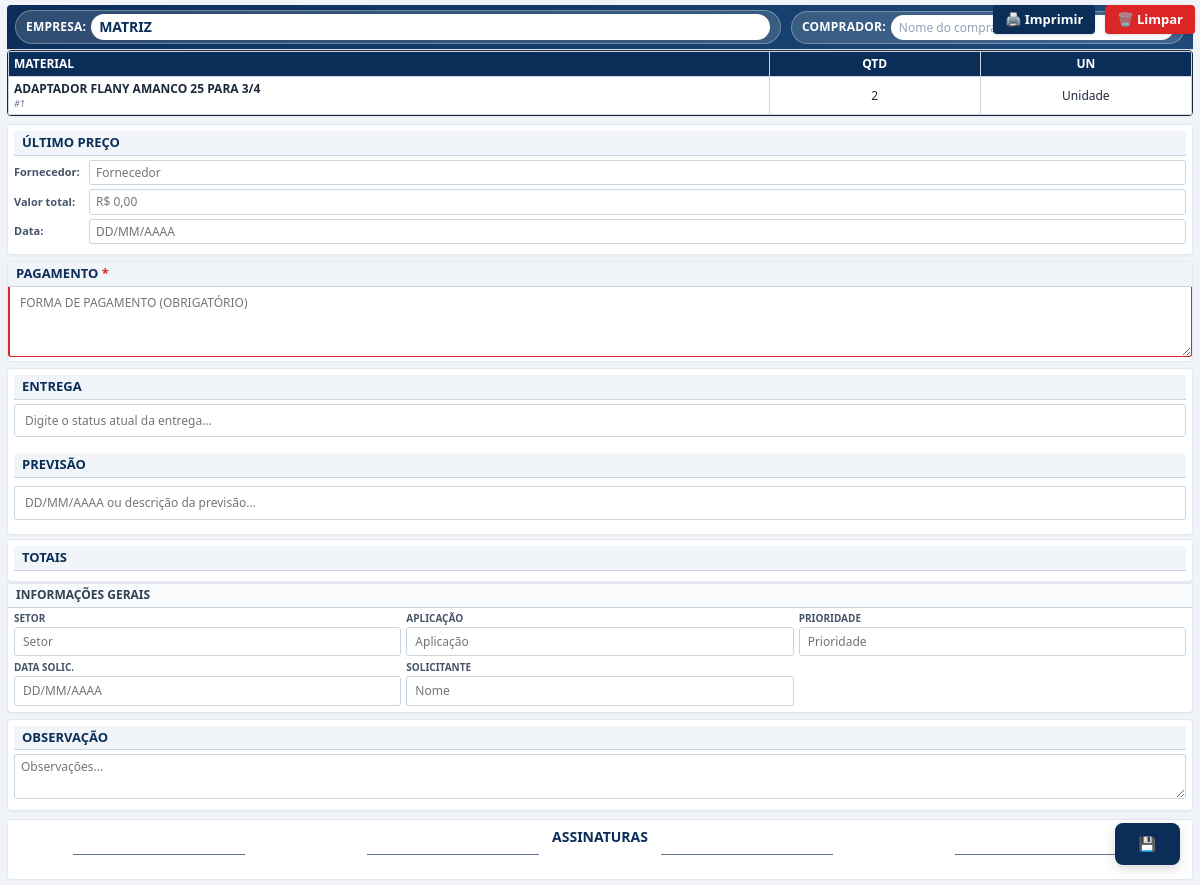
Screenshot of /cotacao_imprimir/1 (signed in) with the database file from the repository.
### app.py (models this page shows, shortened)
class Materiais(db.Model):
    __tablename__ = 'Materiais'
    CodMaterial = db.Column(db.Integer, primary_key=True, autoincrement=True)
    DescricaoMaterial = db.Column(db.Text, nullable=False)
    Empresa = db.Column(db.Text, nullable=False)
    Aplicacao = db.Column(db.Text, nullable=False)
    QuantidadeEstoque = db.Column(db.Integer, default=0)
    Fornecedor = db.Column(db.Text)
    NumeroNF = db.Column(db.Text)
    FatorConsumo = db.Column(db.Float, nullable=True, default=0.0)
    Ativo = db.Column(db.Boolean, default=False)

class SolicitacoesCompra(db.Model):
    __tablename__ = 'SolicitacoesCompra'
    id = db.Column(db.Integer, primary_key=True)
    cod_material = db.Column(db.Integer, db.ForeignKey('Materiais.CodMaterial'), nullable=False)
    especificacao = db.Column(db.Text, nullable=False)
    quantidade = db.Column(db.String(20), nullable=False)
    unidade_medida = db.Column(db.String(20), nullable=False, default='Unidade')
    aplicacao = db.Column(db.Text, nullable=True)  # Aplicação específica do item
    aplicacao_geral = db.Column(db.Text, nullable=True)  # NOVA COLUNA: Aplicação geral do formulário
    empresa = db.Column(db.Text, nullable=False)
    data_solicitacao = db.Column(db.DateTime, nullable=False, default=get_local_time)
    usuario = db.Column(db.Text, nullable=False)
    foto_path = db.Column(db.Text, nullable=True)
    marca = db.Column(db.Text, nullable=True)
    ativo = db.Column(db.String(3), nullable=False)
    nome_ativo = db.Column(db.Text, nullable=True)
    prioridade = db.Column(db.String(20), nullable=False, default='Programado')
    status_aprovacao = db.Column(db.String(20), nullable=True, default=None)
    observacoes_col = db.Column(db.Text, nullable=True)
    material = db.relationship('Materiais', backref='solicitacoes')
    comprador_atribuido = db.Column(db.Text, nullable=True)  # Novo campo

### app.py (the view, shortened to what this page needs)
@routes_bp.route('/cotacao_imprimir/<int:id>', methods=['GET'])
def cotacao_imprimir(id):
    if 'usuario' not in session:
        flash('Acesso não autorizado', 'error')
        return redirect(url_for('routes_bp.login'))
    grupo_ids_param = request.args.get('grupo_ids', '')
    grupo_ids = []
    solicitacoes_grupo = []
    if not solicitacoes_grupo:
        solicitacao_principal = SolicitacoesCompra.query.get_or_404(id)
        solicitacoes_grupo = [solicitacao_principal]
        grupo_ids = [id]
    preenchimentos = SolicitacoesPreenchidas.query.filter(
        SolicitacoesPreenchidas.solicitacao_id.in_(grupo_ids),
        SolicitacoesPreenchidas.status.in_(['Rascunho', 'Aguardando Aprovacao'])
    ).all()
    print(f"🔍 Total de preenchimentos encontrados: {len(preenchimentos)}")
    cotacoes_por_fornecedor = {}
    cotacoes_estruturadas = list(cotacoes_por_fornecedor.values())
    cotacoes_estruturadas.sort(key=lambda x: x['fornecedor_nome_fantasia'])
    print(f"🔍 FORNECEDORES QUE SERÃO EXIBIDOS NA IMPRESSÃO ({len(cotacoes_estruturadas)}):")
    for c in cotacoes_estruturadas:
        print(f"   - {c['fornecedor_nome_fantasia']} (ID: {c['fornecedor_id']}) - Materiais: {len(c['materiais'])}")
    if not cotacoes_estruturadas:
        cotacoes_estruturadas = [{
            'fornecedor_id': None,
            'fornecedor_nome_fantasia': '',
            'fornecedor_cnpj': '',
            'fornecedor_telefone': '',
            'valor_frete': 0,
            'prazo_entrega': '',
            'condicao_pagamento': '',
            'observacoes': '',
            'materiais': []
        }]
    todos_materiais_unicos = []
    for sol in solicitacoes_grupo:
        try:
            quantidade = float(sol.quantidade) if sol.quantidade else 0
        except (ValueError, TypeError):
            quantidade = 0
        material_completo = {
            'id': sol.id,
            'descricao': sol.material.DescricaoMaterial if sol.material else '',
            'quantidade': quantidade,
            'unidade': sol.unidade_medida or 'un',
            'especificacao': sol.especificacao or ''
        }
        todos_materiais_unicos.append(material_completo)
    todos_materiais_unicos.sort(key=lambda x: x['id'])
    return render_template(
        'cotacao_imprimir.html',
        solicitacao=solicitacoes_grupo[0],
        solicitacoes_grupo=solicitacoes_grupo,
        todos_materiais=todos_materiais_unicos,
        cotacoes_salvas=cotacoes_estruturadas,
        modo_grupo=len(solicitacoes_grupo) > 1,
        grupo_ids=','.join(str(gid) for gid in grupo_ids)
    )

### templates/cotacao_imprimir.html (shortened to what this page needs)
<!DOCTYPE html>
<html lang="pt-br">
<head>
    <link href="https://cdn.jsdelivr.net/npm/bootstrap@5.3.0/dist/css/bootstrap.min.css" rel="stylesheet">
</head>
<body>
    <div class="container">
        <div class="botoes-container">
            <button class="btn-impressao" onclick="validarEImprimir()">🖨️ Imprimir</button>
            <button class="btn-limpar" onclick="mostrarConfirmModal()">🗑️ Limpar</button>
        </div>
        <div class="top-header">
            <div class="empresa-destacado">
                <label for="empresa_top">EMPRESA:</label>
                <input type="text" id="empresa_top" placeholder="Digite o nome da empresa" value="MATRIZ">
            </div>
            <div class="comprador-destacado">
                <label for="comprador_top">COMPRADOR:</label>
            </div>
        </div>
        <div class="table-container">
            <table class="tabela-comparativa">
                <thead>
                    <tr>
                        <th class="tabela-header col-material" rowspan="2">Material</th>
                        <th class="tabela-header col-quantidade" rowspan="2">Qtd</th>
                        <th class="tabela-header col-unidade" rowspan="2">Un</th>
                    </tr>
                    <tr>
                    </tr>
                </thead>
                <tbody>
                    {% if modo_grupo %}
                        {% for solicitacao in solicitacoes_grupo %}
                        <tr class="material-row">
                            <td class="col-material">
                                <strong style="display: block; word-break: break-word; white-space: normal;">{{ solicitacao.material.DescricaoMaterial }}</strong>
                                <div class="material-id">#{{ solicitacao.id }}</div>
                            </td>
                            <td class="col-quantidade">{{ solicitacao.quantidade }}</td>
                            <td class="col-unidade">{{ solicitacao.unidade_medida | default('UN') }}</td>
                            {% for cotacao in cotacoes_salvas %}
                                {% if cotacao.fornecedor_nome_fantasia and cotacao.fornecedor_nome_fantasia != '' %}
                                    {% set material_cotacao = cotacao.materiais|selectattr("solicitacao_id", "equalto", solicitacao.id)|first %}
                                    {% if material_cotacao %}
                                        <td class="col-cotacao-unit">
                                            R$ {{ "%.2f"|format(material_cotacao.valor_unitario|float)|replace('.', ',') }}
                                        </td>
                                        <td class="col-cotacao-marca">
                                            {{ material_cotacao.marca if material_cotacao.marca else '-' }}
                                        </td>
                                        <td class="col-cotacao-total">
                                            R$ {{ "%.2f"|format(material_cotacao.valor_total|float)|replace('.', ',') }}
                                        </td>
                                    {% else %}
                                        <td class="col-cotacao-unit">-</td>
                                        <td class="col-cotacao-marca">-</td>
                                        <td class="col-cotacao-total">-</td>
                                    {% endif %}
                                {% endif %}
                            {% endfor %}
                        <tr>
                        {% endfor %}
                    {% else %}
                        <tr class="material-row">
                            <td class="col-material">
                                <strong style="display: block; word-break: break-word; white-space: normal;">{{ solicitacao.material.DescricaoMaterial }}</strong>
                                <div class="material-id">#{{ solicitacao.id }}</div>
                            </td>
                            <td class="col-quantidade">{{ solicitacao.quantidade }}</td>
                            <td class="col-unidade">{{ solicitacao.unidade_medida | default('UN') }}</td>
                        </tr>
                    {% endif %}
                </tbody>
            </table>
        </div>
        <div class="info-bottom">
            <div class="coluna-esquerda">
                <div class="ultimo-preco">
                    <h4>ÚLTIMO PREÇO</h4>
                    <div class="preco-info"><strong>Fornecedor:</strong><input type="text" class="campo-data" placeholder="Fornecedor"></div>
                    <div class="preco-info"><strong>Valor total:</strong><input type="text" class="campo-data" placeholder="R$ 0,00"></div>
                    <div class="preco-info"><strong>Data:</strong><input type="text" class="campo-data" placeholder="DD/MM/AAAA"></div>
                </div>
                <div class="fluxo-pagamento">
                    <h4><span class="required-label">PAGAMENTO</span></h4>
                    <textarea rows="2" class="campo-observacao required" id="formaPagamento" placeholder="FORMA DE PAGAMENTO (OBRIGATÓRIO)"></textarea>
                </div>
                <div class="status-entrega">
                    <h4>ENTREGA</h4>
                    <input type="text" class="campo-status" id="statusEntrega" placeholder="Digite o status atual da entrega...">
                    <h4 style="margin-top: 8px;">PREVISÃO</h4>
                    <input type="text" class="campo-previsao" id="previsaoEntrega" placeholder="DD/MM/AAAA ou descrição da previsão...">
                </div>
            </div>
            <div class="coluna-direita">
                <div class="totais-inferiores">
                    <h4>TOTAIS</h4>
                </div>
            </div>
        </div>
        <div class="info-geral" style="margin-top: 6px; padding: 6px;">
            <h3 style="background: #f8fafc; color: #334155; padding: 4px 8px; margin: -6px -6px 4px -6px; font-size: 12px; border-bottom: 1px solid #cbd5e1;">
                INFORMAÇÕES GERAIS
            </h3>
            <div class="info-grid">
                <div class="info-item">
                    <div class="info-label">SETOR</div>
                    <input type="text" class="info-value-editable" placeholder="Setor">
                </div>
                <div class="info-item">
                    <div class="info-label">APLICAÇÃO</div>
                    <input type="text" class="info-value-editable" placeholder="Aplicação">
                </div>
                <div class="info-item">
                    <div class="info-label">PRIORIDADE</div>
                    <input type="text" class="info-value-editable" placeholder="Prioridade">
                </div>
                <div class="info-item">
                    <div class="info-label">DATA SOLIC.</div>
                    <input type="text" class="info-value-editable" placeholder="DD/MM/AAAA">
                </div>
                <div class="info-item">
                    <div class="info-label">SOLICITANTE</div>
                    <input type="text" class="info-value-editable" placeholder="Nome">
                </div>
            </div>
        </div>
        <div class="observacao-comprador" style="margin-top: 6px;">
            <h4>OBSERVAÇÃO</h4>
            <textarea class="campo-observacao" rows="2" placeholder="Observações..."></textarea>
        </div>
        <div class="footer">
            <div style="font-size:14px; font-weight:700; color:#0B2E59; margin-bottom:8px;">ASSINATURAS</div>
            <div class="assinaturas">
                <div class="assinatura"><div class="linha-assinatura"></div><p></p></div>
                <div class="assinatura"><div class="linha-assinatura"></div><p></p></div>
                <div class="assinatura"><div class="linha-assinatura"></div><p></p></div>
                <div class="assinatura"><div class="linha-assinatura"></div><p></p></div>
            </div>
        </div>
    </div>
</body>
</html>

### rows the page displays
Materiais: material.DescricaoMaterial "ADAPTADOR FLANY AMANCO 25 PARA 3/4"
SolicitacoesCompra: id "1", quantidade "2", unidade_medida "Unidade"
